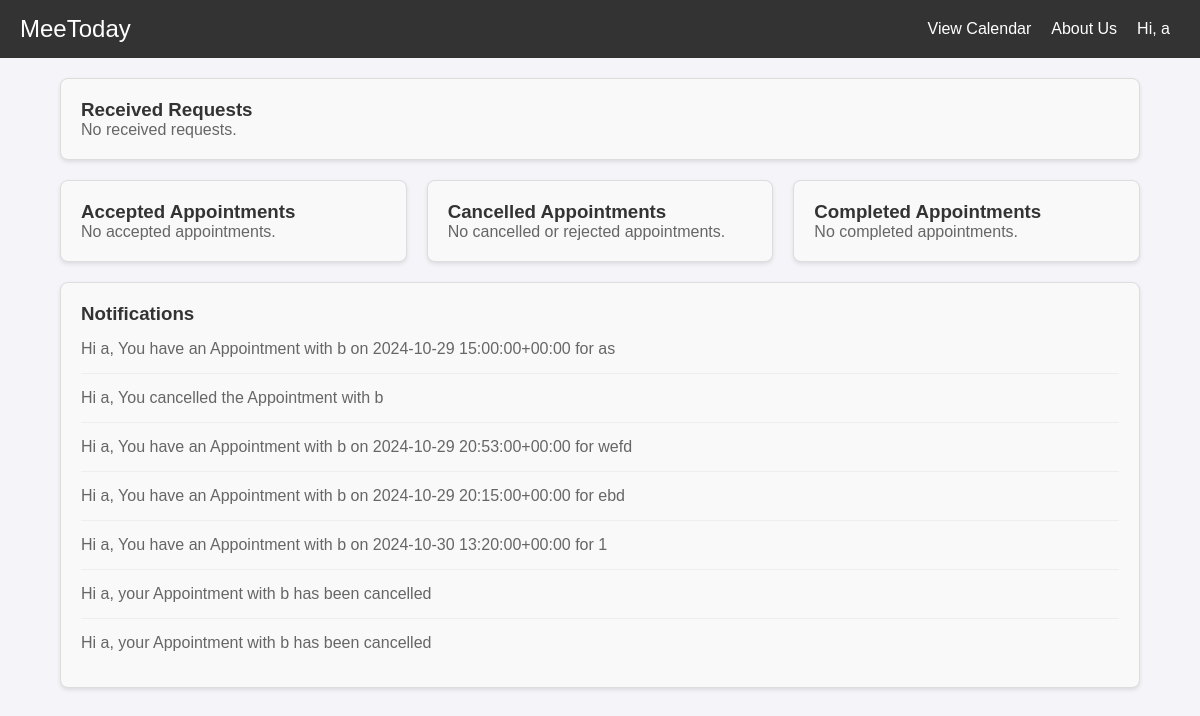
/notifications/ (signed in), run on an earlier commit of the app's database.
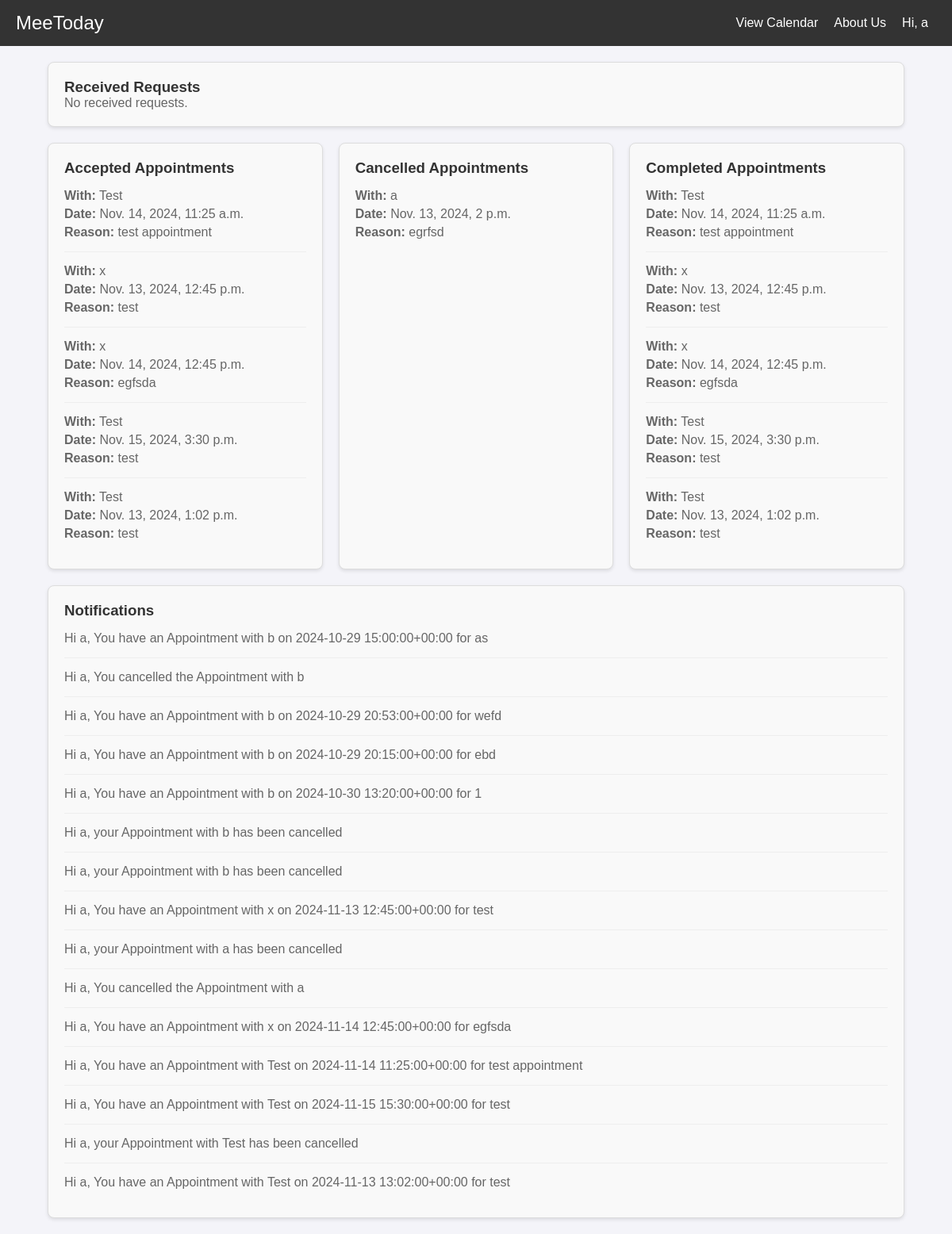
And on a later commit of the database.
### appointments/models.py (models this page shows, shortened)
class Notification(models.Model):
    user = models.ForeignKey(User, on_delete=models.CASCADE)
    message = models.TextField()
    created_at = models.DateTimeField(auto_now_add=True)

class Appointment(models.Model):
    STATUS_CHOICES = [
        ('pending', 'Pending'),
        ('accepted', 'Accepted'),
        ('modified', 'Modified'),
        ('rejected', 'Rejected'),
    ]
    requester = models.ForeignKey(User, on_delete=models.CASCADE, related_name='sent_requests')
    recipient = models.ForeignKey(User, on_delete=models.CASCADE, related_name='received_requests')
    date = models.DateTimeField()
    end_time = models.DateTimeField()  # New field for the end time
    reason = models.TextField()
    status = models.CharField(max_length=10, choices=STATUS_CHOICES, default='pending')

### appointments/views.py (the view)
# urls.py: path('notifications/', views.notifications_view, name='notifications'),
@login_required
def notifications_view(request):
    received_requests = Appointment.objects.filter(recipient=request.user, status='pending')
    accepted_appointments = Appointment.objects.filter(
        (Q(recipient=request.user) | Q(requester=request.user)) & Q(status='accepted')
    )
    cancelled_appointments = Appointment.objects.filter(
        (Q(recipient=request.user) | Q(requester=request.user)) & Q(status='rejected')
    )
    completed_appointments = Appointment.objects.filter(
        (Q(recipient=request.user) | Q(requester=request.user)) & Q(date__lt=timezone.now()) & Q(status='accepted')
    )
    notifications = Notification.objects.filter(user=request.user)
    context = {
        'received_requests': received_requests,
        'accepted_appointments': accepted_appointments,
        'cancelled_appointments': cancelled_appointments,
        'completed_appointments': completed_appointments,
        'notifications': notifications,
        'user': request.user,
    }
    return render(request, 'notifications.html', context)

### appointments/templatetags/custom_filters.py (called while the page is built)
@register.filter
def other_user(appointment, user):
    if appointment.requester == user:
        return appointment.recipient.username
    return appointment.requester.username

### appointments/templates/notifications.html (shortened to what this page needs)
{% extends 'base.html' %}
{% load custom_filters %}
{% block content %}
    <div class="notifications-container">
        <div class="notification-box">
            <h3>Received Requests</h3>
            {% for appointment in received_requests %}
                <div class="notification-item">
                    <p><strong>From:</strong> {{ appointment.requester.username }}</p>
                    <p><strong>Date:</strong> {{ appointment.date }}</p>
                    <p><strong>Reason:</strong> {{ appointment.reason }}</p>
                    <form method="POST" action="{% url 'handle_request' appointment.id %}">
                        {% csrf_token %}
                        <button type="submit" name="action" value="accept" class="accept">Accept</button>
                        <button type="submit" name="action" value="modify" class="modify">Modify</button>
                        <button type="submit" name="action" value="cancel" class="cancel">Cancel</button>
                    </form>
                </div>
            {% empty %}
                <p>No received requests.</p>
            {% endfor %}
        </div>
        <div class="flex-row">
            <div class="notification-box">
                <h3>Accepted Appointments</h3>
                {% for appointment in accepted_appointments %}
                    <div class="notification-item">
                        <p><strong>With:</strong> {{ appointment|other_user:user }}</p>
                        <p><strong>Date:</strong> {{ appointment.date }}</p>
                        <p><strong>Reason:</strong> {{ appointment.reason }}</p>
                    </div>
                {% empty %}
                    <p>No accepted appointments.</p>
                {% endfor %}
            </div>
            <div class="notification-box">
                <h3>Cancelled Appointments</h3>
                {% for appointment in cancelled_appointments %}
                    <div class="notification-item">
                        <p><strong>With:</strong> {{ appointment|other_user:user }}</p>
                        <p><strong>Date:</strong> {{ appointment.date }}</p>
                        <p><strong>Reason:</strong> {{ appointment.reason }}</p>
                    </div>
                {% empty %}
                    <p>No cancelled or rejected appointments.</p>
                {% endfor %}
            </div>
            <div class="notification-box">
                <h3>Completed Appointments</h3>
                {% for appointment in completed_appointments %}
                    <div class="notification-item">
                        <p><strong>With:</strong> {{ appointment|other_user:user }}</p>
                        <p><strong>Date:</strong> {{ appointment.date }}</p>
                        <p><strong>Reason:</strong> {{ appointment.reason }}</p>
                    </div>
                {% empty %}
                    <p>No completed appointments.</p>
                {% endfor %}
            </div>
        </div>
        <div class="notification-box">
            <h3>Notifications</h3>
            {% for notification in notifications %}
                <div class="notification-item">
                    <p>{{ notification.message }}</p>
                </div>
            {% endfor %}
        </div>
    </div>
{% endblock %}

What changed in the data, as far as the page shows it:
added Appointment: requester.username "Test", date "Nov. 14, 2024, 11:25 a.m.", reason "test appointment"
added Appointment: requester+recipient "x", date "Nov. 13, 2024, 12:45 p.m.", reason "test"
added Appointment: requester+recipient "x", date "Nov. 14, 2024, 12:45 p.m.", reason "egfsda"
added Appointment: requester+recipient "Test", date "Nov. 15, 2024, 3:30 p.m.", reason "test"
added Appointment: requester+recipient "Test", date "Nov. 13, 2024, 1:02 p.m.", reason "test"
added Appointment: requester+recipient "a", date "Nov. 13, 2024, 2 p.m.", reason "egrfsd", shown under "Cancelled Appointments"
added Notification: message "Hi a, You have an Appointment with x on 2024-11-13 12:45:00+00:00 for test"
added Notification: message "Hi a, your Appointment with a has been cancelled"
added Notification: message "Hi a, You cancelled the Appointment with a"
added Notification: message "Hi a, You have an Appointment with x on 2024-11-14 12:45:00+00:00 for egfsda"
added Notification: message "Hi a, You have an Appointment with Test on 2024-11-14 11:25:00+00:00 for test appointment"
added Notification: message "Hi a, You have an Appointment with Test on 2024-11-15 15:30:00+00:00 for test"
added Notification: message "Hi a, your Appointment with Test has been cancelled"
added Notification: message "Hi a, You have an Appointment with Test on 2024-11-13 13:02:00+00:00 for test"
Also different on the page:
text no longer shown: "No accepted appointments. No cancelled or rejected appointments. No completed appointments."
